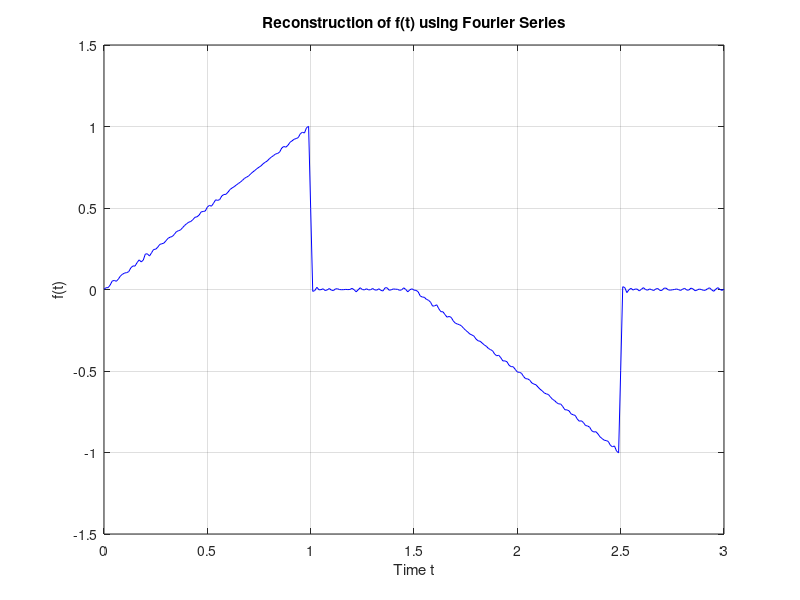

Write MATLAB code to recreate this figure.
clear;
clc;

T = 3;  % Period
omega0 = 2 * pi / T;  % Fundamental angular frequency
n_max = 400;  % Number of terms in the Fourier series
t = 0:0.01:T;  % Time vector for plotting

% Function f(t) (piecewise defined)
f = @(t) (t >= 0 & t <= 1) .* t + (t > 1 & t <= 1.5) .* 0 + (t > 1.5 & t <= 2.5) .* (1.5 - t)+(t>2.5 &t<3).*0;

% Fourier coefficients An and Bn
A = @(n) (2/T) * integral(@(t) f(t) .* cos(n * omega0 * t), 0, T);
B = @(n) (2/T) * integral(@(t) f(t) .* sin(n * omega0 * t), 0, T);

% Initialize Fourier series
f_t = zeros(size(t));  % Initialize the Fourier series sum

% Compute Fourier series up to n_max
for n = 1:n_max
    an = A(n);  % Calculate An
    bn = B(n);  % Calculate Bn
    
    % Compute amplitude C_n and phase angle theta_n
    cn = sqrt(an^2 + bn^2);
    theta_n = -atan2(bn, an);  % Phase angle
    
    % Add the nth term to the Fourier series
    f_t = f_t + cn * cos(n * omega0 * t + theta_n);
end

% Plot the result
figure;
plot(t, f_t, 'b-');
xlabel('Time t');
ylabel('f(t)');
title('Reconstruction of f(t) using Fourier Series');
grid on;
% Display a few Fourier coefficients
disp('First few Fourier coefficients (An, Bn):');
for n = 1:5
    fprintf('n = %d, An = %.4f, Bn = %.4f\n', n, A(n), B(n));
    
end
